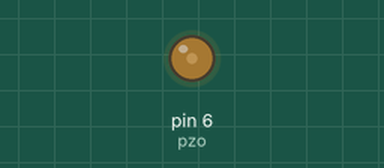
This sketch was run on a simulated Arduino Uno, built with avr-gcc and run on an emulated ATmega328P. Parts: output pins drawn as LEDs (lit = HIGH).

Above: at 0.05 s.
At 0.4 s:
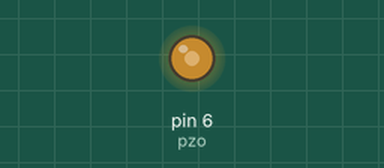
At 0.75 s:
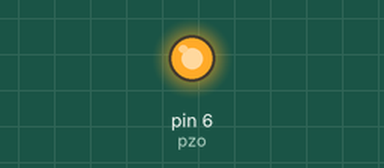
Timing chart, 0 to 3.0 s (numbered marks = the images above):
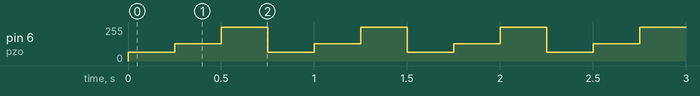

Measured:
- by itself, pin 6 (pzo): repeats every 0.75 s: 128/255 0.25 s, 255/255 0.25 s, 64/255 0.25 s

The sketch:

alert.ino
```cpp
int pzo = 6;
int dly = 250;

void setup() {
  pinMode(pzo, OUTPUT);
}

void loop() {
  analogWrite(pzo, 64);
  delay(dly);
  analogWrite(pzo, 128);
  delay(dly);
  analogWrite(pzo, 255);
  delay(dly);
}
```
